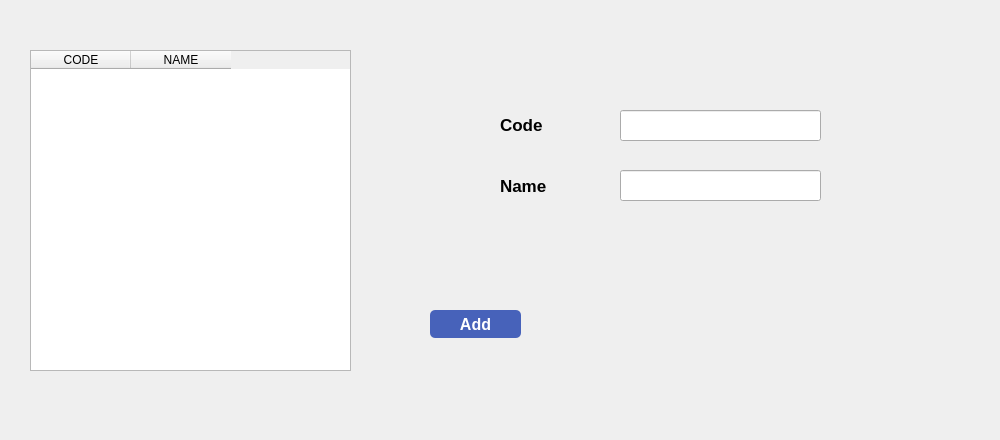
      <widget class="QWidget" name="Code3Details">
       <widget class="QLabel" name="label_5">
        <property name="geometry">
         <rect>
          <x>0</x>
          <y>0</y>
          <width>991</width>
          <height>431</height>
         </rect>
        </property>
        <property name="autoFillBackground">
         <bool>false</bool>
        </property>
        <property name="text">
         <string/>
        </property>
       </widget>
       <widget class="QPushButton" name="pb_parameter_edit_4">
        <property name="geometry">
         <rect>
          <x>650</x>
          <y>270</y>
          <width>91</width>
          <height>28</height>
         </rect>
        </property>
        <property name="styleSheet">
         <string notr="true">
boder-style: outset;
border-wiidth: 2px;
border-radius: 5px;
border-color: black;
font: bold 16px;
</string>
        </property>
        <property name="text">
         <string/>
        </property>
        <property name="icon">
         <iconset>
          <normaloff>WeighBridgeScreens/Button/edit.png</normaloff>WeighBridgeScreens/Button/edit.png</iconset>
        </property>
        <property name="iconSize">
         <size>
          <width>103</width>
          <height>30</height>
         </size>
        </property>
       </widget>
       <widget class="QPushButton" name="pb_parameter_save_4">
        <property name="geometry">
         <rect>
          <x>760</x>
          <y>270</y>
          <width>91</width>
          <height>28</height>
         </rect>
        </property>
        <property name="styleSheet">
         <string notr="true">
boder-style: outset;
border-wiidth: 2px;
border-radius: 5px;
border-color: black;
font: bold 16px;
</string>
        </property>
        <property name="text">
         <string/>
        </property>
        <property name="icon">
         <iconset>
          <normaloff>WeighBridgeScreens/Button/save.png</normaloff>WeighBridgeScreens/Button/save.png</iconset>
        </property>
        <property name="iconSize">
         <size>
          <width>103</width>
          <height>30</height>
         </size>
        </property>
       </widget>
       <widget class="QLabel" name="lb_parameter_name_4">
        <property name="geometry">
         <rect>
          <x>500</x>
          <y>170</y>
          <width>101</width>
          <height>31</height>
         </rect>
        </property>
        <property name="font">
         <font>
          <pointsize>13</pointsize>
          <weight>75</weight>
          <bold>true</bold>
         </font>
        </property>
        <property name="text">
         <string>Name</string>
        </property>
       </widget>
       <widget class="QPushButton" name="pb_parameter_cancel_4">
        <property name="geometry">
         <rect>
          <x>870</x>
          <y>270</y>
          <width>91</width>
          <height>28</height>
         </rect>
        </property>
        <property name="styleSheet">
         <string notr="true">
boder-style: outset;
border-wiidth: 2px;
border-radius: 5px;
border-color: black;
font: bold 16px;
</string>
        </property>
        <property name="text">
         <string/>
        </property>
        <property name="icon">
         <iconset>
          <normaloff>WeighBridgeScreens/Button/cancel.png</normaloff>WeighBridgeScreens/Button/cancel.png</iconset>
        </property>
        <property name="iconSize">
         <size>
          <width>103</width>
          <height>30</height>
         </size>
        </property>
       </widget>
       <widget class="QLineEdit" name="le_parameter_name_4">
        <property name="geometry">
         <rect>
          <x>620</x>
          <y>170</y>
          <width>201</width>
          <height>31</height>
         </rect>
        </property>
        <property name="text">
         <string/>
        </property>
       </widget>
       <widget class="QTableWidget" name="tableWidget_4">
        <property name="geometry">
         <rect>
          <x>30</x>
          <y>50</y>
          <width>321</width>
          <height>321</height>
         </rect>
        </property>
        <property name="columnCount">
         <number>2</number>
        </property>
        <column>
         <property name="text">
          <string>CODE</string>
         </property>
        </column>
        <column>
         <property name="text">
          <string>NAME</string>
         </property>
        </column>
       </widget>
       <widget class="QLineEdit" name="le_parameter_code_4">
        <property name="geometry">
         <rect>
          <x>620</x>
          <y>110</y>
          <width>201</width>
          <height>31</height>
         </rect>
        </property>
       </widget>
       <widget class="QLabel" name="lb_parameter_code_4">
        <property name="geometry">
         <rect>
          <x>500</x>
          <y>110</y>
          <width>101</width>
          <height>31</height>
         </rect>
        </property>
        <property name="font">
         <font>
          <pointsize>13</pointsize>
          <weight>75</weight>
          <bold>true</bold>
         </font>
        </property>
        <property name="text">
         <string>&lt;html&gt;&lt;head/&gt;&lt;body&gt;&lt;p&gt;&lt;span style=&quot; color:#000000;&quot;&gt;Code&lt;/span&gt;&lt;/p&gt;&lt;/body&gt;&lt;/html&gt;</string>
        </property>
       </widget>
       <widget class="QPushButton" name="pb_parameter_close_4">
        <property name="geometry">
         <rect>
          <x>650</x>
          <y>310</y>
          <width>91</width>
          <height>28</height>
         </rect>
        </property>
        <property name="styleSheet">
         <string notr="true">
boder-style: outset;
border-wiidth: 2px;
border-radius: 5px;
border-color: black;
font: bold 16px;
</string>
        </property>
        <property name="text">
         <string/>
        </property>
        <property name="icon">
         <iconset>
          <normaloff>WeighBridgeScreens/Button/close.png</normaloff>WeighBridgeScreens/Button/close.png</iconset>
        </property>
        <property name="iconSize">
         <size>
          <width>103</width>
          <height>30</height>
         </size>
        </property>
       </widget>
       <widget class="QPushButton" name="pb_parameter_print_4">
        <property name="geometry">
         <rect>
          <x>540</x>
          <y>310</y>
          <width>91</width>
          <height>28</height>
         </rect>
        </property>
        <property name="styleSheet">
         <string notr="true">
boder-style: outset;
border-wiidth: 2px;
border-radius: 5px;
border-color: black;
font: bold 16px;
</string>
        </property>
        <property name="text">
         <string/>
        </property>
        <property name="icon">
         <iconset>
          <normaloff>WeighBridgeScreens/Button/print.png</normaloff>WeighBridgeScreens/Button/print.png</iconset>
        </property>
        <property name="iconSize">
         <size>
          <width>103</width>
          <height>30</height>
         </size>
        </property>
       </widget>
       <widget class="QPushButton" name="pb_parameter_create_4">
        <property name="geometry">
         <rect>
          <x>430</x>
          <y>270</y>
          <width>91</width>
          <height>28</height>
         </rect>
        </property>
        <property name="styleSheet">
         <string notr="true">
boder-style: outset;
border-wiidth: 2px;
border-radius: 5px;
border-color: black;
font: bold 16px;
</string>
        </property>
        <property name="text">
         <string/>
        </property>
        <property name="icon">
         <iconset>
          <normaloff>WeighBridgeScreens/Button/create.png</normaloff>WeighBridgeScreens/Button/create.png</iconset>
        </property>
        <property name="iconSize">
         <size>
          <width>103</width>
          <height>30</height>
         </size>
        </property>
       </widget>
       <widget class="QPushButton" name="pb_parameter_delete_4">
        <property name="geometry">
         <rect>
          <x>540</x>
          <y>270</y>
          <width>91</width>
          <height>28</height>
         </rect>
        </property>
        <property name="styleSheet">
         <string notr="true">
boder-style: outset;
border-wiidth: 2px;
border-radius: 5px;
border-color: black;
font: bold 16px;
</string>
        </property>
        <property name="text">
         <string/>
        </property>
        <property name="icon">
         <iconset>
          <normaloff>WeighBridgeScreens/Button/delete.png</normaloff>WeighBridgeScreens/Button/delete.png</iconset>
        </property>
        <property name="iconSize">
         <size>
          <width>103</width>
          <height>30</height>
         </size>
        </property>
       </widget>
       <widget class="QPushButton" name="pb_parameter_add_4">
        <property name="geometry">
         <rect>
          <x>430</x>
          <y>310</y>
          <width>91</width>
          <height>28</height>
         </rect>
        </property>
        <property name="styleSheet">
         <string notr="true">background-color: rgb(71, 98, 186);
color:white;
boder-style: outset;
border-wiidth: 2px;
border-radius: 5px;
border-color: black;
font: bold 16px;
</string>
        </property>
        <property name="text">
         <string>Add</string>
        </property>
        <property name="iconSize">
         <size>
          <width>103</width>
          <height>30</height>
         </size>
        </property>
       </widget>
      </widget>
